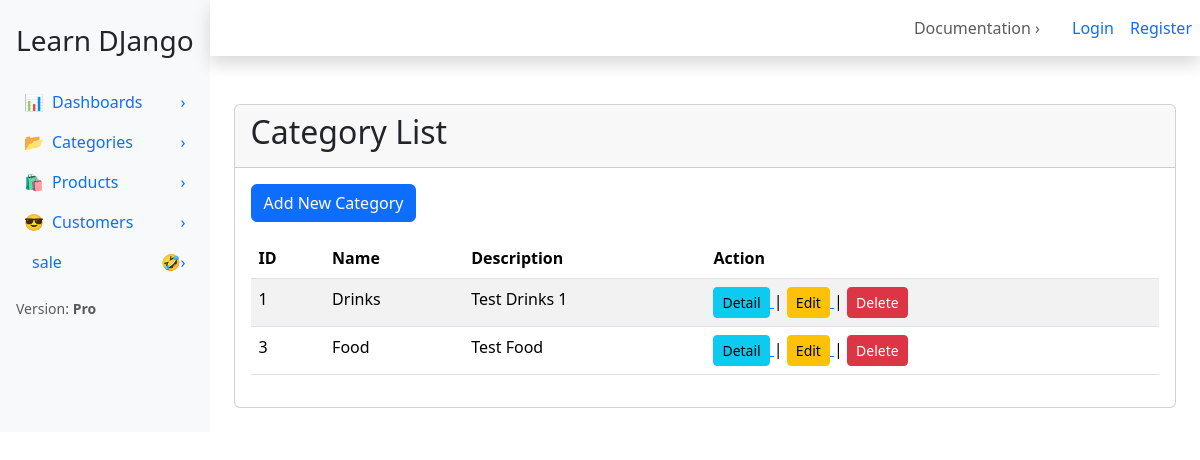
The page /category/ on the database its author committed.
### apps/category/models.py (models this page shows, shortened)
class Category(models.Model):
    name = models.CharField(max_length=100)
    description = models.TextField(blank=True)

### apps/category/views.py (the view)
# urls.py: path('', views.CategoryListView.as_view(), name='category_list'),
class CategoryListView(ListView):
    model = Category
    template_name = 'category/list_category.html'
    context_object_name = 'categories'

### apps/category/templates/category/list_category.html
{% extends 'base.html' %}
{% block content %}
<div class="card">
    <div class="card-header">
        <h2>Category List</h2>
    </div>
    <div class="card-body">
        <a href="{% url 'category:category_add' %}" class="btn btn-primary mb-3">
            Add New Category
        </a>
        <div class="table-responsive">
            <table class="table table-striped">
                <thead>
                    <tr>
                        <th>ID</th>
                        <th>Name</th>
                        <th>Description</th>
                        <th>Action</th>
                    </tr>
                </thead>
                <tbody>
                    {% for category in categories %}
                        <tr>
                            <td>{{ category.id }}</td>
                            <td>{{ category.name }}</td>
                            <td>{{ category.description }}</td>
                            <td>
                                <a href="{% url 'category:category_detail' category.id %}">
                                    <button class="btn btn-sm btn-info">Detail</button>
                                </a> |
                                <a href="{% url 'category:category_edit' category.id %}">
                                    <button class="btn btn-sm btn-warning">Edit</button>
                                </a> |
                                <a href="{% url 'category:category_delete' category.id %}">
                                    <button class="btn btn-sm btn-danger">Delete</button>
                                </a>
                            </td>
                        </tr>
                    {% empty %}
                        <tr>
                            <td colspan="6" class="text-center">
                                No Categorys found
                            </td>
                        </tr>
                    {% endfor %}
                </tbody>
            </table>
        </div>
    </div>
</div>
{% endblock %}

### rows shown on the page
Category: id "1", name "Drinks", description "Test Drinks 1"
Category: id "3", name "Food", description "Test Food"
